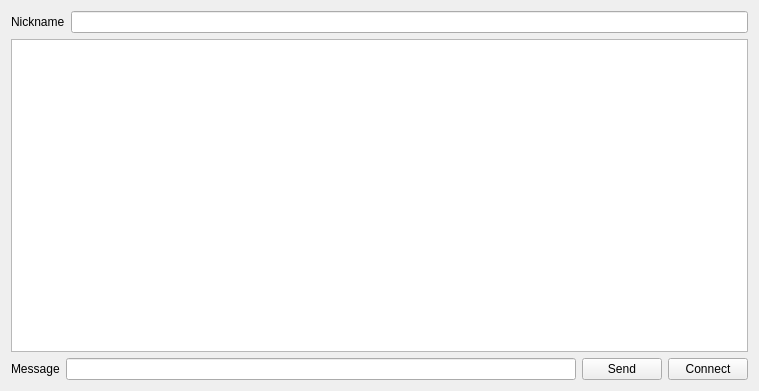
<?xml version="1.0" encoding="UTF-8"?>
<ui version="4.0">
 <class>Widget</class>
 <widget class="QWidget" name="Widget">
  <property name="geometry">
   <rect>
    <x>0</x>
    <y>0</y>
    <width>759</width>
    <height>391</height>
   </rect>
  </property>
  <property name="windowTitle">
   <string>Widget</string>
  </property>
  <layout class="QVBoxLayout" name="verticalLayout">
   <item>
    <layout class="QHBoxLayout" name="horizontalLayout_2">
     <item>
      <widget class="QLabel" name="label">
       <property name="text">
        <string>Nickname</string>
       </property>
      </widget>
     </item>
     <item>
      <widget class="QLineEdit" name="nickname"/>
     </item>
    </layout>
   </item>
   <item>
    <widget class="QTextEdit" name="textEdit"/>
   </item>
   <item>
    <layout class="QHBoxLayout" name="horizontalLayout">
     <item>
      <widget class="QLabel" name="label_2">
       <property name="text">
        <string>Message</string>
       </property>
      </widget>
     </item>
     <item>
      <widget class="QLineEdit" name="message"/>
     </item>
     <item>
      <widget class="QPushButton" name="send">
       <property name="text">
        <string>Send</string>
       </property>
      </widget>
     </item>
     <item>
      <widget class="QPushButton" name="connect">
       <property name="text">
        <string>Connect</string>
       </property>
      </widget>
     </item>
    </layout>
   </item>
  </layout>
 </widget>
 <resources/>
 <connections/>
</ui>
